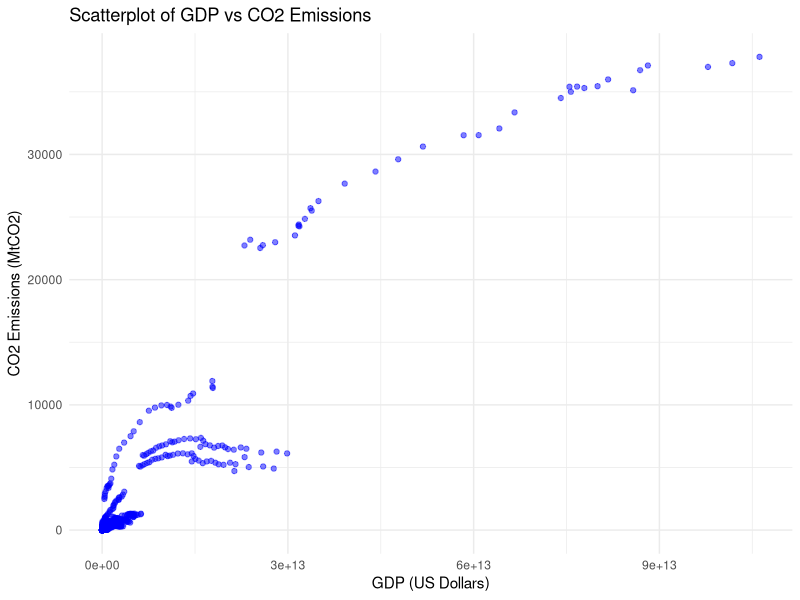
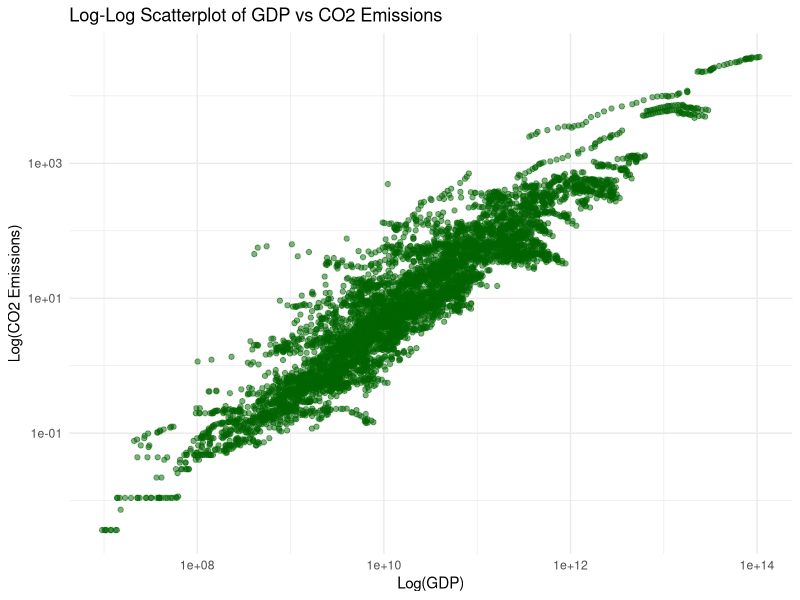
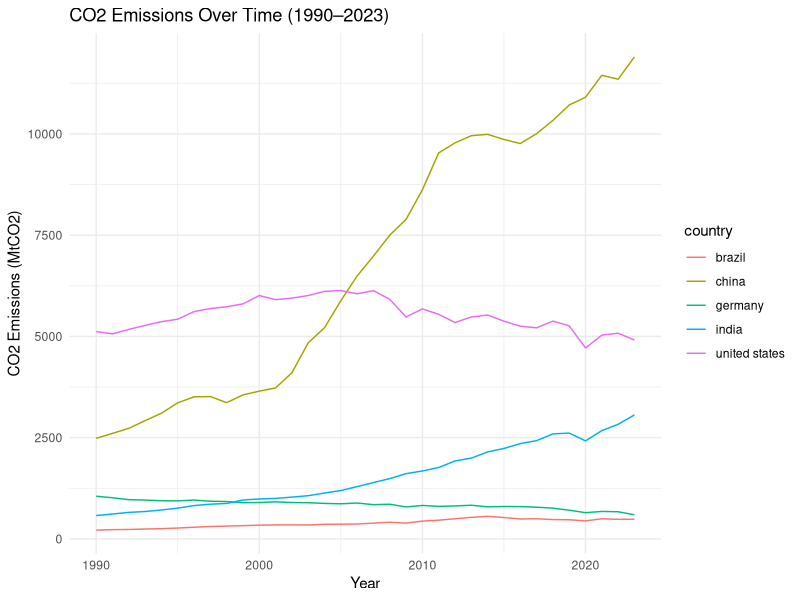
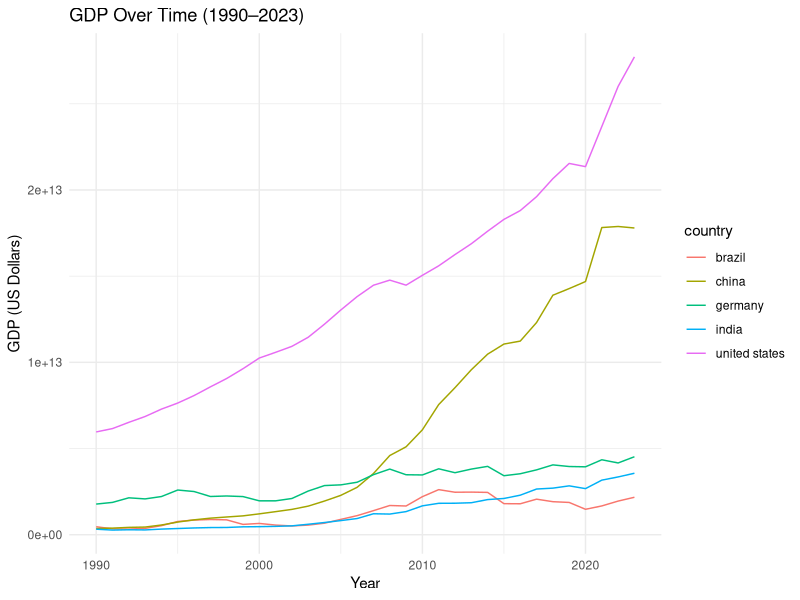
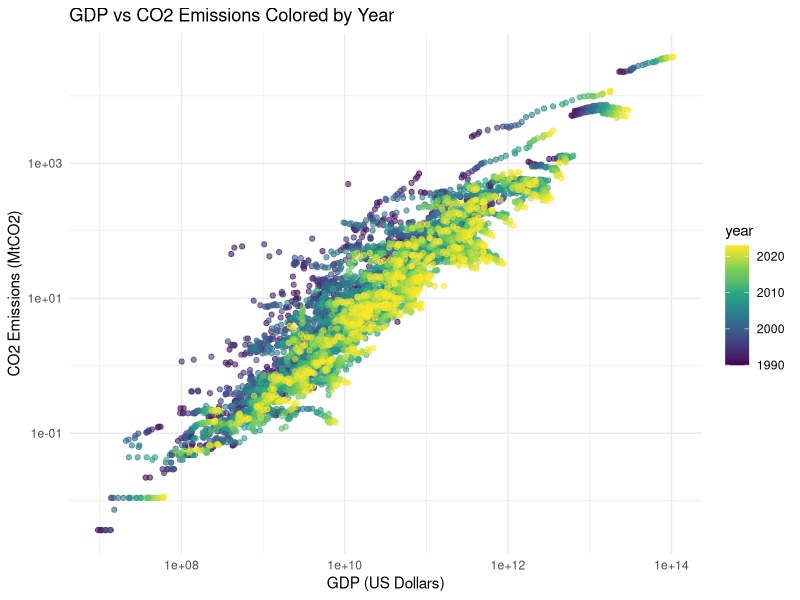
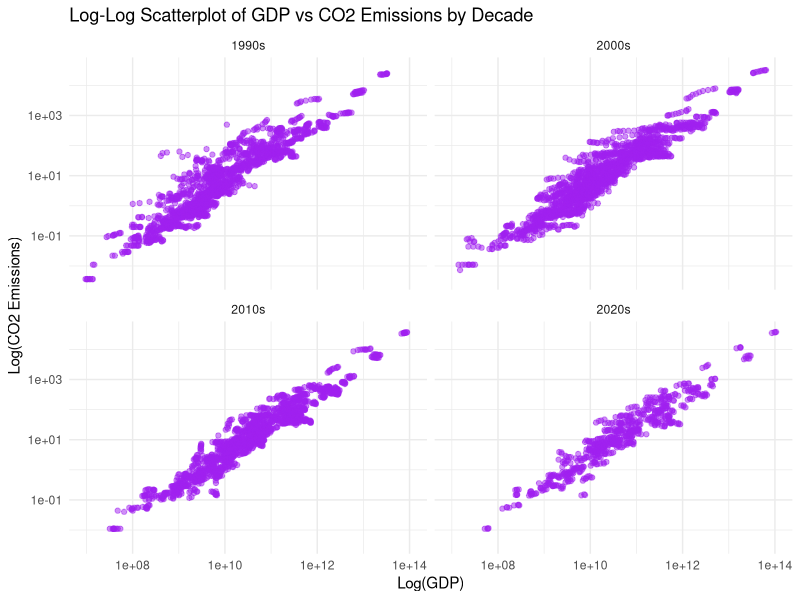

Here is the R script that generated these plots, in order:
library(tidyverse)

df <- read_csv("gdp_co2_data.csv")

# Basic Scatterplot
ggplot(df, aes(x = gdp, y = co2_emissions)) +
  geom_point(alpha = 0.5, color = "blue") +
  labs(
    title = "Scatterplot of GDP vs CO2 Emissions",
    x = "GDP (US Dollars)",
    y = "CO2 Emissions (MtCO2)"
  ) +
  theme_minimal()


# Log-Log Scatterplot
ggplot(df, aes(x = gdp, y = co2_emissions)) +
  geom_point(alpha = 0.5, color = "darkgreen") +
  scale_x_log10() +
  scale_y_log10() +
  labs(
    title = "Log-Log Scatterplot of GDP vs CO2 Emissions",
    x = "Log(GDP)",
    y = "Log(CO2 Emissions)"
  ) +
  theme_minimal()


# Example countries 
selected_countries <- c("united states", "china", "india", "germany", "brazil")

# Line plot: CO2 over time
ggplot(df %>% filter(country %in% selected_countries), aes(x = year, y = co2_emissions, color = country)) +
  geom_line() +
  labs(
    title = "CO2 Emissions Over Time (1990–2023)",
    x = "Year",
    y = "CO2 Emissions (MtCO2)"
  ) +
  theme_minimal()


# Line plot: GDP over time
ggplot(df %>% filter(country %in% selected_countries), aes(x = year, y = gdp, color = country)) +
  geom_line() +
  labs(
    title = "GDP Over Time (1990–2023)",
    x = "Year",
    y = "GDP (US Dollars)"
  ) +
  theme_minimal()

# Colored log-Log Scatterplot by Year
ggplot(df, aes(x = gdp, y = co2_emissions, color = year)) +
  geom_point(alpha = 0.6) +
  scale_color_viridis_c() +
  scale_x_log10() +
  scale_y_log10() +
  labs(
    title = "GDP vs CO2 Emissions Colored by Year",
    x = "GDP (US Dollars)",
    y = "CO2 Emissions (MtCO2)"
  ) +
  theme_minimal()


# Faceted Log-Log Plots by Decade
df <- df %>% mutate(decade = paste0(floor(year / 10) * 10, "s"))

ggplot(df, aes(x = gdp, y = co2_emissions)) +
  geom_point(alpha = 0.5, color = "purple") +
  scale_x_log10() +
  scale_y_log10() +
  facet_wrap(~decade) +
  labs(
    title = "Log-Log Scatterplot of GDP vs CO2 Emissions by Decade",
    x = "Log(GDP)",
    y = "Log(CO2 Emissions)"
  ) +
  theme_minimal()


